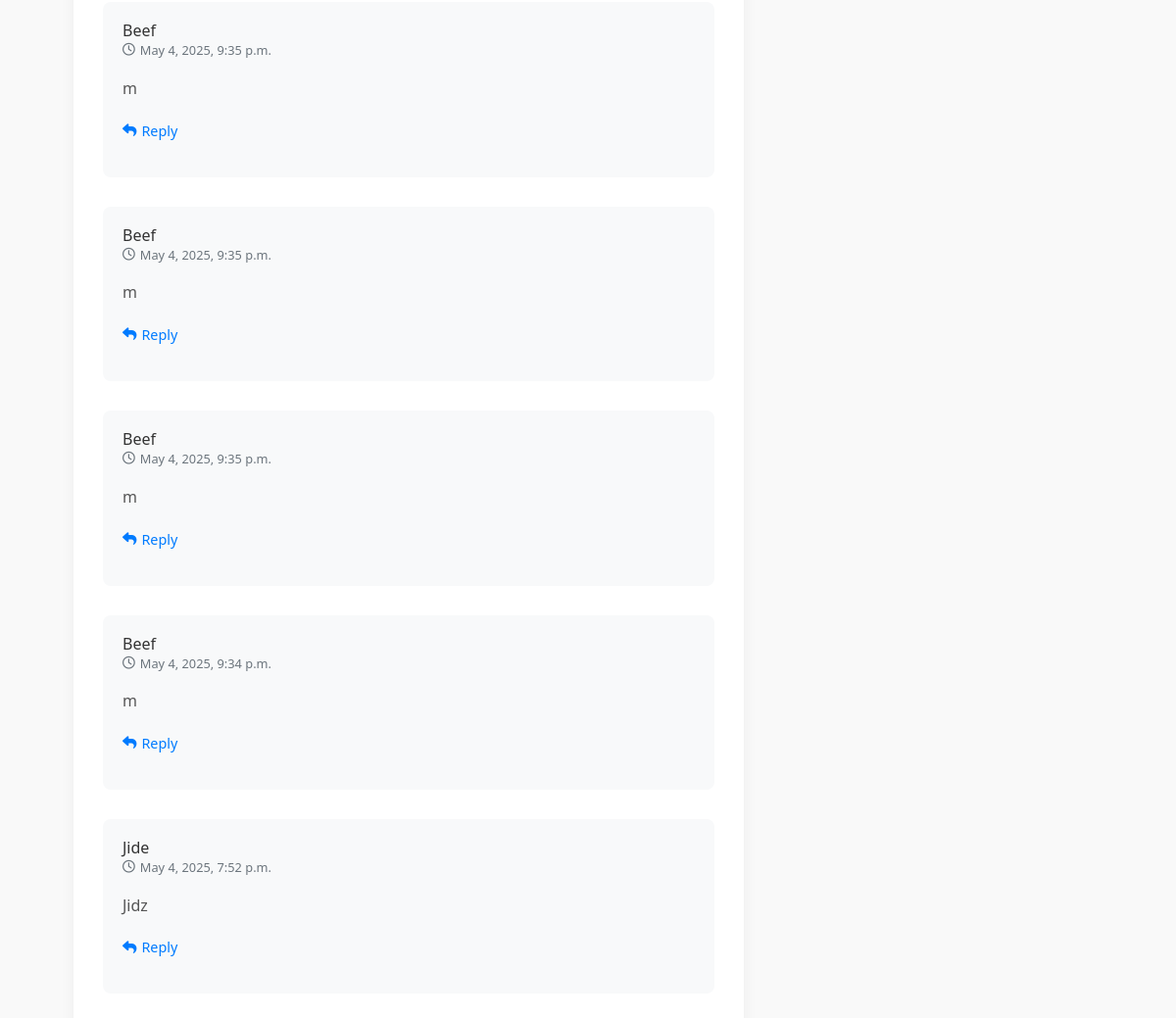
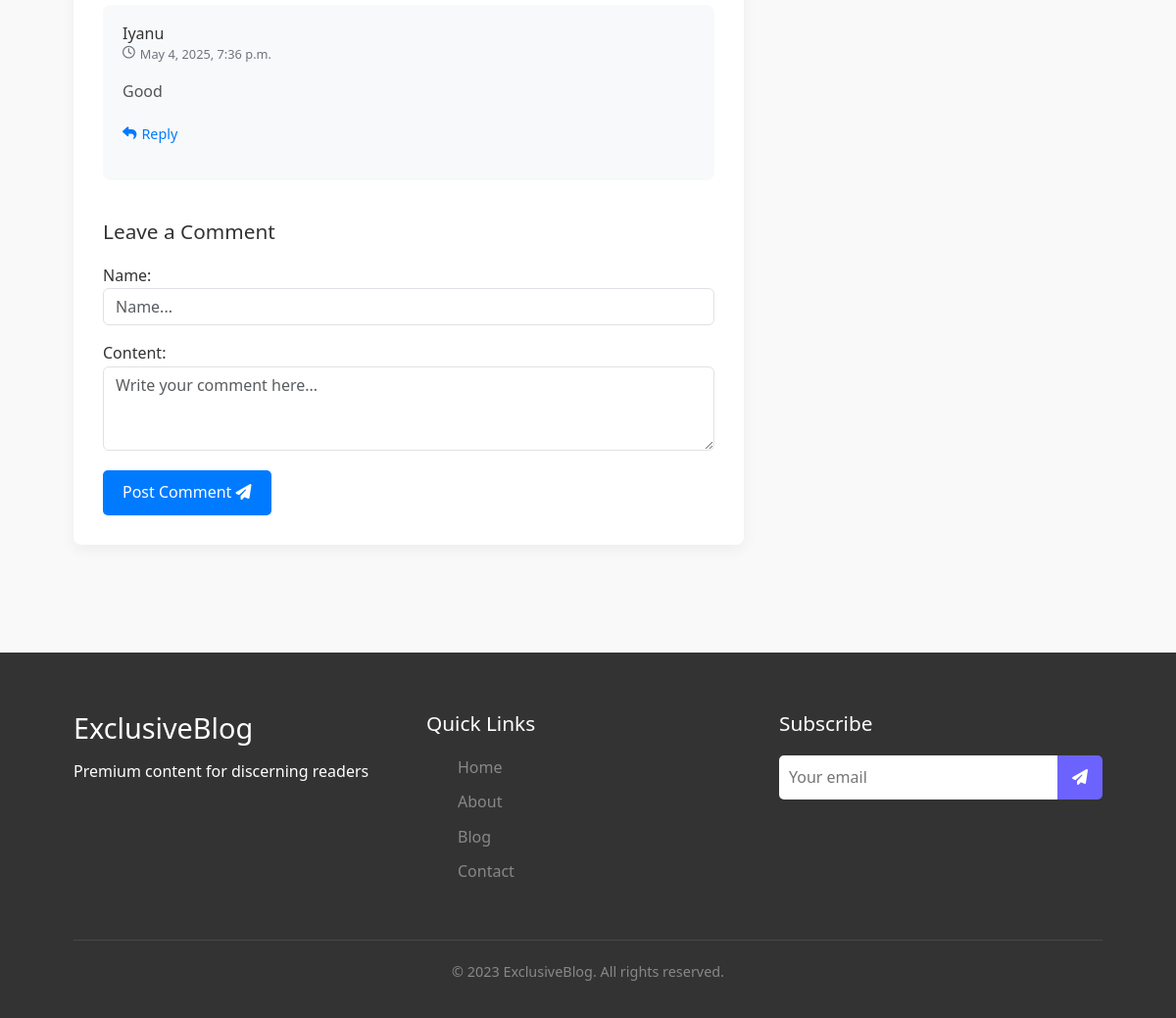
/blog/read/1/ (lower part), run on an earlier commit of the app's database (2 pictures, top to bottom).
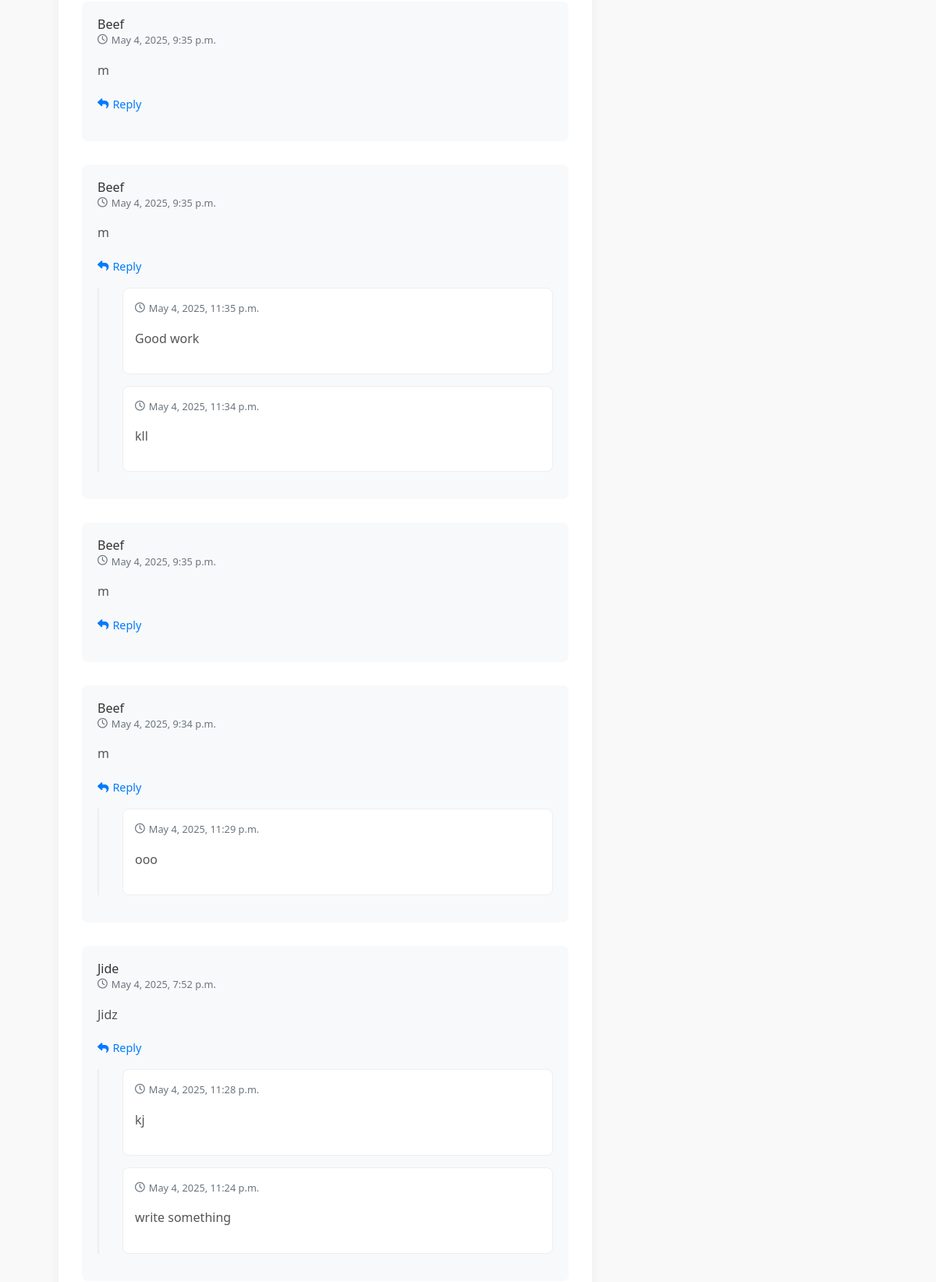
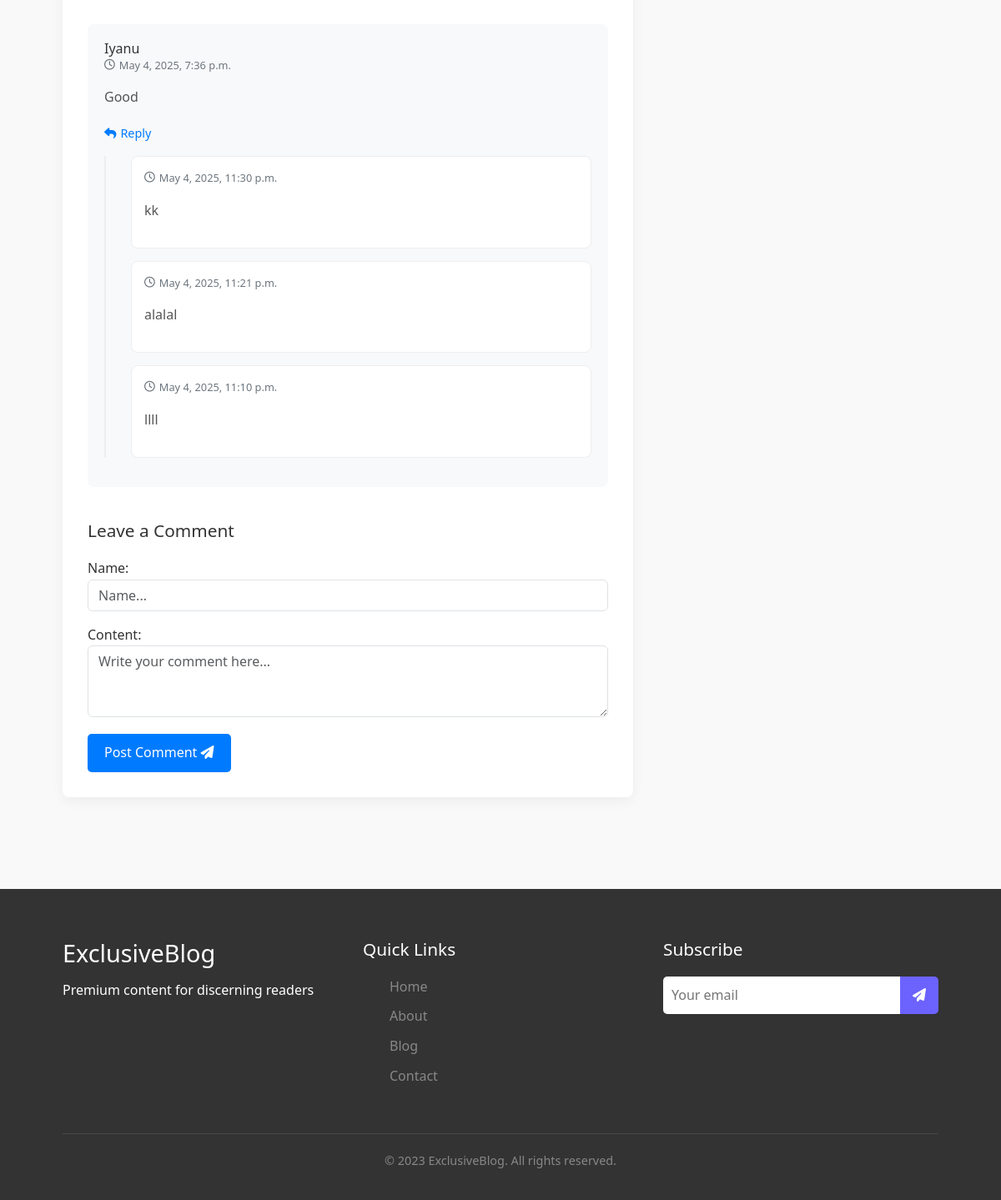
And on a later commit of the database (2 pictures, top to bottom).
### blog/models.py (models this page shows, shortened)
class Comment(models.Model):
    blog = models.ForeignKey(Blog, on_delete=models.CASCADE, related_name="comments")
    name = models.CharField(max_length=200)
    content = models.TextField()
    parent = models.ForeignKey('self', null=True, blank=True, on_delete=models.CASCADE, related_name="replies")
    is_author_reply = models.BooleanField(default=False)
    created_at = models.DateTimeField(auto_now_add=True)
    updated_at = models.DateTimeField(auto_now=True)
    class Meta:
        ordering = ['-created_at']

### blog/views.py (the view)
# urls.py: path('read/<int:blog_id>/', views.blog_detail, name="blog_detail"),
def blog_detail(request, blog_id):
    blog = get_object_or_404(Blog, pk=blog_id)
    comments = Comment.objects.filter(blog=blog, parent__isnull=True)
    comment_form = CommentForm()
    reply_form = ReplyForm()
    context = {
        'blog': blog,
        'comments': comments,
        'comment_form': comment_form,
        'reply_form': reply_form,
    }
    return render(request, 'blog/read_detail.html', context)

### blog/forms.py
class CommentForm(forms.ModelForm):
    class Meta:
        model = Comment
        fields = ['name', 'content']
        widgets = {
            'name': forms.TextInput(attrs={
                'class': 'form-control',
                'rows': 3,
                'placeholder': 'Name...'
            }),
            'content': forms.Textarea(attrs={
                'class': 'form-control',
                'rows': 3,
                'placeholder': 'Write your comment here...'
            }),
        }

class ReplyForm(forms.ModelForm):
    class Meta:
        model = Comment
        fields = ('content',)
        widgets = {
            'content': forms.Textarea(attrs={
                'class': 'form-control',
                'rows': 2,
                'placeholder': 'Write your reply here...'
            }),
        }

### blog/models.py (called while the page is built)
    def __str__(self):
        return f"{self.first_name} {self.last_name}"

### templates/blog/read_detail.html (shortened to what this page needs)
{% extends 'blog/base.html' %}
{% load static %}
{% block content %}
<section id="blog" class="blog-section">
    <div class="container flex-container" data-aos="fade-up">
        <div class="row g-5">
            <div class="col-lg-8">
                <article class="blog-details">
                    <div c
                        <div class="comments-section">
                            <div class="comment-list" id="comments-container">
                                {% for comment in comments %}
                                    {% include 'blog/subpage/comment.html' with comment=comment %}
                                {% empty %}
                                    <p class="no-comments">No comments yet. Be the first to comment!</p>
                                {% endfor %}
                            </div>
                            <div class="comment-form">
                                <h4>Leave a Comment</h4>
                                <form id="comment-form" method="post" action="{% url 'post_comment' blog.id %}">
                                    <div class="form-group">
                                        {{ comment_form.as_p }}
                                    </div>
                                    <button type="submit" class="submit-btn">Post Comment <i class="fas fa-paper-plane"></i></button>
                                </form>
                            </div>
                        </div>
</article>
</div>
    <div class="col-lg-4">
    </div>
</div>
</div>
</section>
{% endblock %}

### templates/blog/subpage/comment.html (shortened to what this page needs)
<div class="comment" id="comment-{{ comment.id }}">
    <div class="comment-author">
        <div>
            <h5>{{ comment.name }}</h5>
            <span class="comment-date"><i class="far fa-clock"></i> {{ comment.created_at|date:"F j, Y, g:i a" }}</span>
        </div>
    </div>
    <div class="comment-text">
        <p>{{ comment.content }}</p>
    </div>
    <a href="#" class="reply-btn" data-comment-id="{{ comment.id }}">
        <i class="fas fa-reply"></i> Reply
    </a>
    <div class="replies-container" id="replies-{{ comment.id }}">
        {% for reply in comment.replies.all %}
            <div class="comment reply {% if reply.is_author_reply %}author-reply{% endif %}" id="comment-{{ reply.id }}">
                <div class="comment-author">
                    <div>
                        <span class="comment-date"><i class="far fa-clock"></i> {{ reply.created_at|date:"F j, Y, g:i a" }}</span>
                    </div>
                </div>
                <div class="comment-text">
                    <p>{{ reply.content }}</p>
                </div>
            </div>
        {% endfor %}
    </div>
</div>

What changed in the data, as far as the page shows it:
added Comment: created_at "May 4, 2025, 11:35 p.m.", content "Good work", shown under "Beef"
added Comment: created_at "May 4, 2025, 11:34 p.m.", content "kll", shown under "Beef"
added Comment: created_at "May 4, 2025, 11:29 p.m.", content "ooo", shown under "Beef"
added Comment: created_at "May 4, 2025, 11:28 p.m.", content "kj", shown under "Jide"
added Comment: created_at "May 4, 2025, 11:24 p.m.", content "write something", shown under "Jide"
added Comment: created_at "May 4, 2025, 11:30 p.m.", content "kk", shown under "Iyanu"
added Comment: created_at "May 4, 2025, 11:21 p.m.", content "alalal", shown under "Iyanu"
added Comment: created_at "May 4, 2025, 11:10 p.m.", content "llll", shown under "Iyanu"
